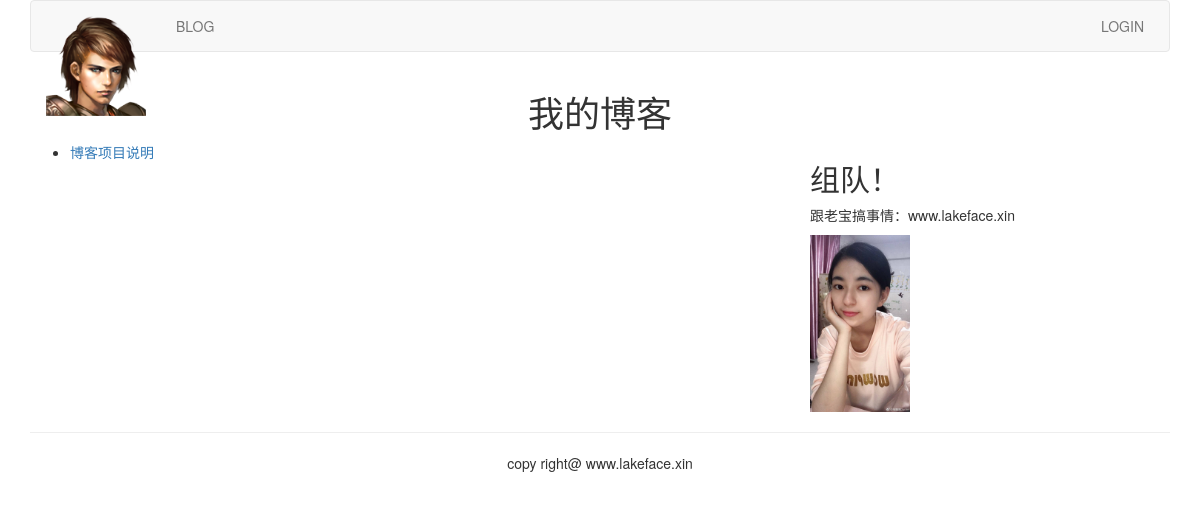
The page /blog/ on the database as committed earlier.
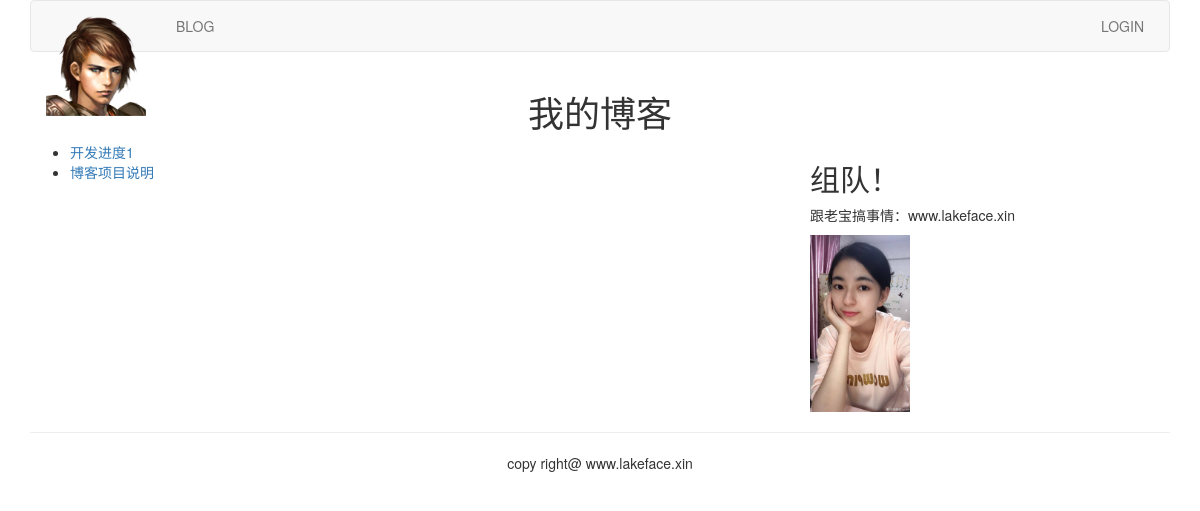
The same page on the database as committed later.
### blog/models.py (models this page shows, shortened)
class BlogArticles(models.Model):
    title = models.CharField(max_length=300)
    author = models.ForeignKey(User, related_name='blog_posts')
    body = models.TextField()
    publish = models.DateTimeField(default=timezone.now)
    class Meta:
        ordering = ("-publish",)

### blog/views.py (the view)
def blog_title(request):
    blogs = BlogArticles.objects.all()
    return render(request, 'blog/titles.html', {"blogs": blogs})

### templates/blog/titles.html (shortened to what this page needs)
{% extends "base.html" %}
{% block content %}
{% load staticfiles %}
<div class="row text-center vertical-middle-sm">
	<h1>我的博客</h1>
</div>
<div class="row">
    <div class="col-xs-12 col-md-8">
        <ul>
            {% for blog in blogs %}
                <li><a href="{{ blog.id }}">{{ blog.title }}</a></li>
            {% endfor %}
        </ul>
    </div>
    <div class="col-xs-6 col-md-4">
        <h2>组队！</h2>
		<p>跟老宝搞事情：www.lakeface.xin</p>
		<img src="{% static '/images/missliu.jpg' %}" width="100px">
	</div>
</div>
{% endblock %}

Rows that differ between the two databases and show on the page:
added BlogArticles: title "开发进度1"
